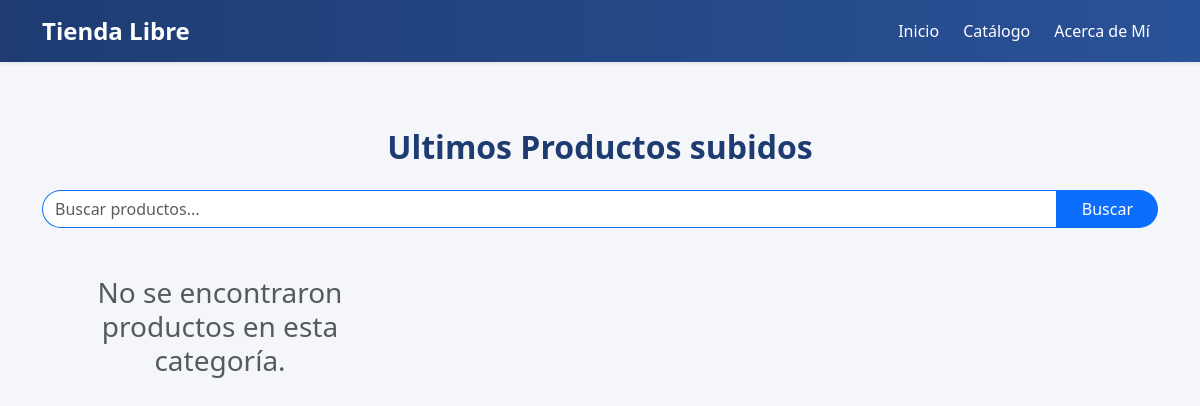
The app's page /, older data.
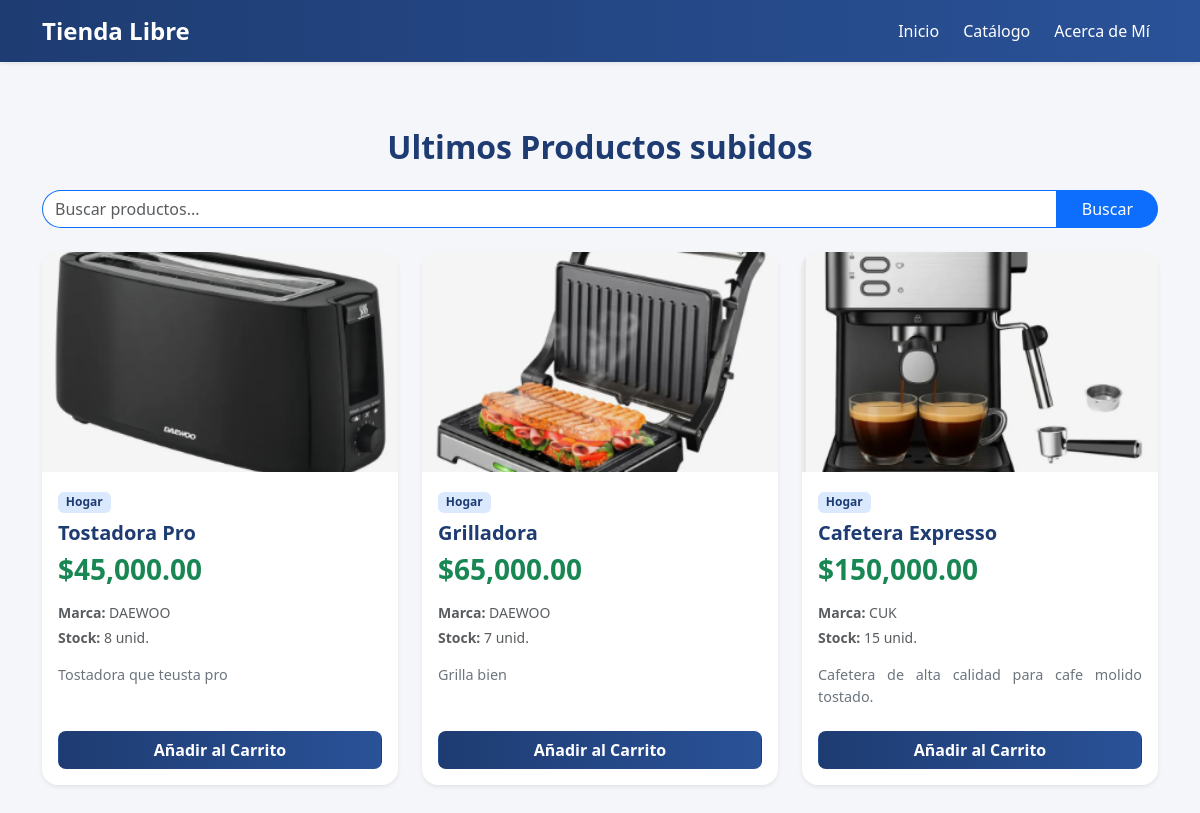
The same page, newer data.
### tiendalibre/models.py (models this page shows, shortened)
class Producto(models.Model):
    categoria = models.ForeignKey(
        Categoria,
        on_delete=models.CASCADE,
        related_name='productos',
        null = True,
        blank = True
    )
    nombre = models.CharField(max_length=200)
    descripcion = models.TextField(null=True, blank=True)
    precio = models.DecimalField(max_digits=10, decimal_places=2)
    stock = models.IntegerField(default=0)
    marca = models.CharField(max_length=50, default='Marca Desconocida')
    imagen = models.ImageField(upload_to='productos/', null=True, blank=True)
    fecha = models.DateField(auto_now_add=True)
    activo = models.BooleanField(default=True)
    class Meta:
        verbose_name = "Producto"
        verbose_name_plural = "Productos"
        ordering = ['nombre']

class Categoria(models.Model):
    nombre = models.CharField(max_length=100, unique=True)
    slug = models.SlugField(max_length=100, unique=True)
    class Meta:
        verbose_name = "Categoria"
        verbose_name_plural = "Categorias"
        ordering = ['nombre']
    def __str__(self):
        return self.nombre

### tiendalibre/views.py (the view)
# urls.py: path('', views.home, name='home'),
def home(request):
    ultimos_productos = Producto.objects.order_by('-fecha')[:3]
    contexto = {
        'ultimos_productos': ultimos_productos
    }
    return render(request, 'tiendalibre/home.html', contexto)

### tiendalibre/templates/tiendalibre/home.html (shortened to what this page needs)
{% extends 'tiendalibre/base.html' %}
{% load static %}
{% load humanize %}
{% block content %}
        <h2 class="fw-bold" style="color: #1e3c72; text-align: center;">Ultimos Productos subidos</h2>
        <form action="" method="GET" class="my-4 d-flex w-100" style="max-width: 3500px;">
            <input type="text" name="buscar" class="form-control rounded-start-pill border-primary" placeholder="Buscar productos..." aria-label="Buscar" required>
            <button class="btn btn-primary rounded-end-pill px-4" type="submit">
                Buscar
            </button>
        </form>
    <div class="row row-cols-1 row-cols-md-2 row-cols-lg-3 g-4">
        {% if ultimos_productos %}
                {% for producto in ultimos_productos %}
                    <div class="col">
                        <div class="card h-100 shadow-sm border-0 tarjeta-custom rounded-4">
                            {% if producto.imagen %}
                                <img src="{{ producto.imagen.url }}" class="card-img-top foto-producto rounded-top-4" alt="{{ producto.nombre }}">
                            {% else %}
                                <div class="bg-light d-flex align-items-center justify-content-center foto-producto rounded-top-4 text-muted">
                                    <span>Sin imagen</span>
                                </div>
                            {% endif %}
                            <div class="card-body d-flex flex-column">
                                <div class="mb-2">
                                    <span class="badge" style="background-color: #dbe9ff; color: #1e3c72;">{{ producto.categoria }}</span>
                                </div>
                                <a href="{% url 'detalle_producto' producto.pk %}" class="h5 fw-bold text-decoration-none" card-title style="color: #1e3c72;">{{ producto.nombre }}</a>
                                <h3 class="text-success fw-bold mb-3">${{ producto.precio|floatformat:2|intcomma|default:"Sin valor" }}</h3>
                                <p class="text-muted small mb-1"><strong>Marca:</strong> {{ producto.marca|upper }}</p>
                                {% if producto.stock > 0 %}
                                <p class="text-muted small mb-3"><strong>Stock:</strong> {{ producto.stock }} unid.</p>
                                {% else %}
                                <p class="text-muted small mb-3"><strong>Stock:</strong> Sin stock.</p>
                                {% endif%}
                                <p class="card-text text-secondary mb-4 flex-grow-1" style="font-size: 0.9rem; text-align: justify;">
                                    {{ producto.descripcion|truncatechars:100 }}
                                </p>
                                {% if producto.stock > 0 %}
                                <a href="#" class="btn text-white fw-bold mt-auto rounded-3" style="background: linear-gradient(90deg, #1e3c72, #2a5298);">
                                    Añadir al Carrito
                                </a>
                                {% else %}
                                <a href="#" class="btn text-white fw-bold mt-auto rounded-3" style="background: linear-gradient(90deg, #721e1e, #982a2a);">
                                    Sin stock
                                </a>
                                {% endif %}
                            </div>
                        </div>
                    </div>
                {% endfor %}
        {% else %}
            <div class="col-12 text-center my-5">
                <h3 class="text-muted">No se encontraron productos en esta categoría.</h3>
            </div>
        {% endif %}
    </div>
{% endblock %}

### tiendalibre/templates/tiendalibre/base.html (shortened to what this page needs)
<!DOCTYPE html>
<html lang="es">
<head>
    <link href="https://cdn.jsdelivr.net/npm/bootstrap@5.3.2/dist/css/bootstrap.min.css" rel="stylesheet">
</head>
<body>
    {% block navbar %}
        {% include 'tiendalibre/navbar.html' %}
    {% endblock %}
    <main class="container my-5">
        {% block content %}
        {% endblock %}
    </main>
</body>
</html>

### tiendalibre/templates/tiendalibre/navbar.html (shortened to what this page needs)
<nav class="navbar navbar-expand-lg navbar-dark bg-gradient-custom fixed-top shadow-sm">
    <div class="container">
        <a class="navbar-brand" href="{% url 'home' %}">Tienda Libre</a>
        <div class="collapse navbar-collapse justify-content-end" id="navbarNav">
            <ul class="navbar-nav gap-2">
                <li class="nav-item">
                    <a class="nav-link text-white" href="{% url 'home' %}">Inicio</a>
                </li>
                <li class="nav-item">
                    <a class="nav-link text-white" href="{% url 'catalogo' %}">Catálogo</a>
                </li>
                <li class="nav-item">
                    <a class="nav-link text-white" href="{% url 'acercademi' %}">Acerca de Mí</a>
                </li>
            </ul>
        </div>
    </div>
</nav>

### tiendalibre/templates/tiendalibre/base.html (style rules this page uses)
body { background-color: #f4f6f9; padding-top: 80px; }
.bg-gradient-custom { background: linear-gradient(90deg, #1e3c72, #2a5298); }
.navbar-brand { font-size: 24px; font-weight: bold; }
.nav-link { font-weight: 500; transition: 0.3s; }

### tiendalibre/templates/tiendalibre/home.html (style rules this page uses)
.tarjeta-custom { transition: transform 0.3s ease, box-shadow 0.3s ease; border-top: 5px solid #2a5298; }
.foto-producto { height: 220px; object-fit: cover; }

Row changes from the older to the newer data that the page shows:
added Producto: imagen (picture), categoria "Hogar", nombre "Tostadora Pro", precio "45,000.00", marca "DAEWOO", stock "8", descripcion "Tostadora que teusta pro", shows "Añadir al Carrito"
added Producto: imagen (picture), categoria "Hogar", nombre "Grilladora", precio "65,000.00", marca "DAEWOO", stock "7", descripcion "Grilla bien", shows "Añadir al Carrito"
added Producto: imagen (picture), categoria "Hogar", nombre "Cafetera Expresso", precio "150,000.00", marca "CUK", stock "15", descripcion "Cafetera de alta calidad para cafe molido tostado.", shows "Añadir al Carrito"
Text that changed along with them:
text no longer shown: "No se encontraron productos en esta categoría."
